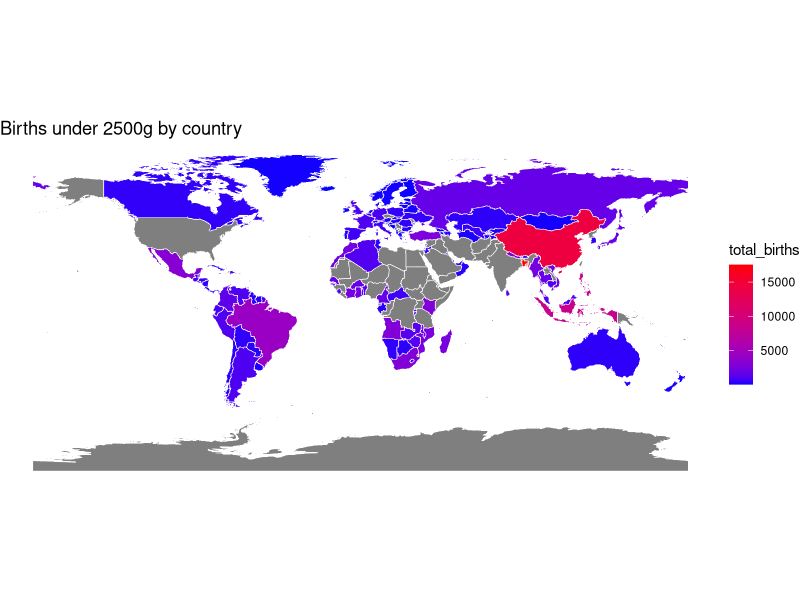

Recreate this plot in R.
## ---- chunk 1
#. check working directory
# getwd
# import .csv file to Global Enviroment
birthsunder2.5 <- read.csv("unicef_indicator_1 (1).csv", header = TRUE, sep = "," )
antenatalcare <- read.csv("unicef_indicator_2 (1).csv", header = TRUE, sep = ",")
metadata <- read.csv("unicef_metadata.csv", header = TRUE, sep = ",")
library(ggplot2)
library(rnaturalearth)
library(rnaturalearthdata)
library(readr)
library(dplyr)
library(readr)
## ---- chunk 2
# Births under 2.5kg by country
births_by_country <- birthsunder2.5 %>%
  group_by(country) %>%
  summarize(total_births = sum(obs_value))
# Get world map data
world_map <- ne_countries(scale = "medium", returnclass = "sf")
# Join the birth data from uniced to the world map data and plot
merged_data <- world_map %>%
  left_join(births_by_country, by = c("sovereignt" = "country"))
ggplot() +
  geom_sf(data = merged_data, aes(fill = total_births), color = "white") +
  scale_fill_gradient(low = "blue", high = "red") +
  labs(title = "Births under 2500g by country") +
  theme_void()
births_by_country <- birthsunder2.5%>%
  group_by(country) %>%
  summarize(total_births = sum(obs_value)) %>%
  arrange(desc(total_births)) 
top_10 <- head(births_by_country, 10) 
print(top_10)
## ---- chunk 3

## ---- chunk 4
#| echo: false
2 * 2
